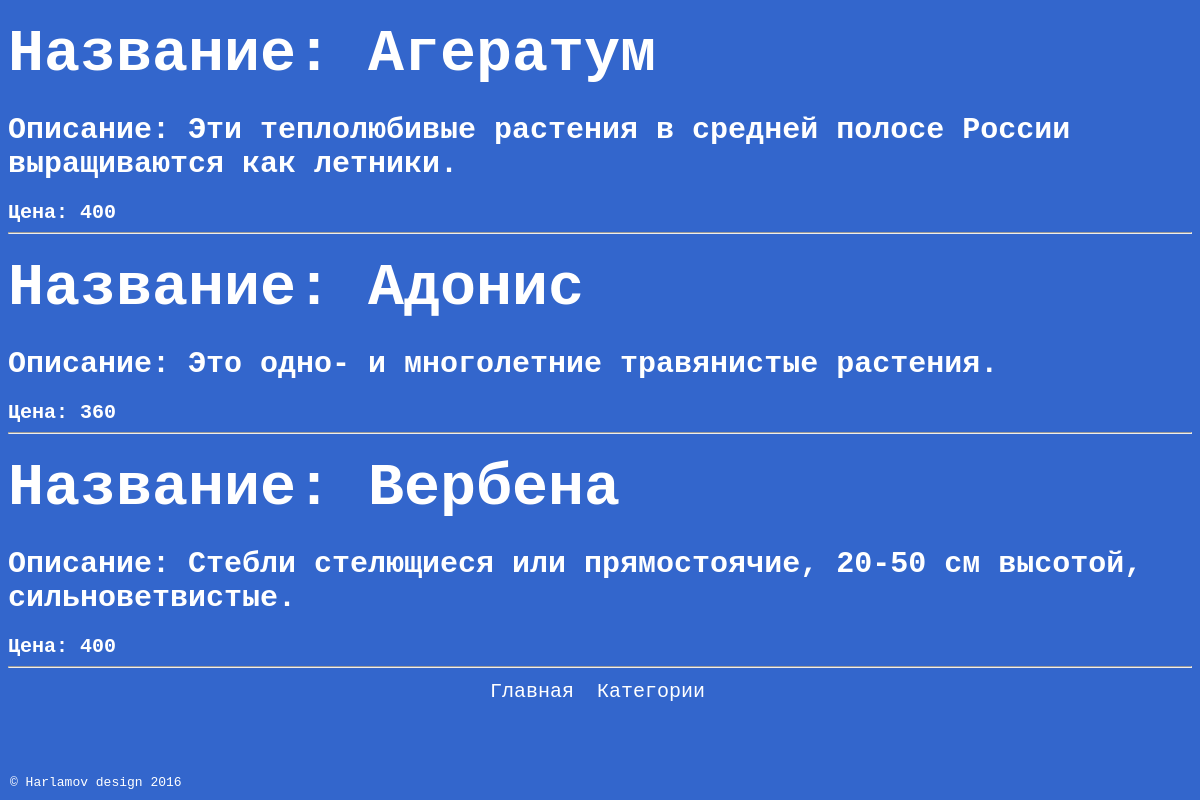
/sad.php, run on the app's committed database.
### tables this page shows
CREATE TABLE IF NOT EXISTS `sad_cvet` (
  `id` int(11) NOT NULL AUTO_INCREMENT,
  `nazv_rast` varchar(100) NOT NULL,
  `strana` varchar(100) NOT NULL,
  `tip_rast` varchar(100) NOT NULL,
  `price` int(100) NOT NULL,
  PRIMARY KEY (`id`),
  UNIQUE KEY `id` (`id`)
);

### sad.php (the view, shortened to what this page needs)
 <!DOCTYPE HTML>
<html>
<head>
</head>
<link rel="stylesheet" type="text/css" href="static/css/style.css">
<body>
<?php
$result = mysql_query("SELECT * FROM sad_cvet");
while($row = mysql_fetch_array($result))
{?>
<h1 align="left">Название: <?php echo $row['nazv_rast'].'<br>' ?></h1>
<h2 align="left">Описание: <?php echo $row['tip_rast'].'<br>'?></h2>
<h3> Цена: <?php echo $row['price'].'<br>'?></h3>
<hr />
<?php }?>
<ul class="hr" align='center'>
<li><a href = 'http://localhost/harlamov_dmitriy/index.php'>Главная</a></li>
<li><a href = 'http://localhost/harlamov_dmitriy/categorii2.0.php'>Категории</a></li>
</ul>
<p class="vid">
</p>
<footer>
   		&copy; Harlamov design 2016
</footer>
</body>
</html>

### static/css/style.css (style rules this page uses)
body { background:#3366CC; }
h1 { font-family: monospace; color: white; font-size: 60px; margin-top:20px; margin-bottom:20px; }
h2 { font-family: monospace; color: white; font-size: 30px; margin-bottom:20px; }
h3 { font-family: monospace; color: white; font-size: 20px; margin-bottom:0px; }
a { color: white; text-decoration: none }
p { color: white; font-size: 20px; }
ul.hr { font-family: monospace; color: white; font-size: 20px; margin-bottom:0px; margin: 0; padding: 4px; }
ul.hr li { display: inline; margin-right: 5px; padding: 3px; }
p.vid { font-size: 20px; }
footer { position: fixed ; left: 0; bottom: 0; padding: 10px; background: #3366CC; font-family: monospace; color: white; width: 100%; }

### data on the page
sad_cvet: nazv_rast "Агератум", tip_rast "Эти теплолюбивые растения в средней полосе России выращиваются как летники.", price "400"
sad_cvet: nazv_rast "Адонис", tip_rast "Это одно- и многолетние травянистые растения.", price "360"
sad_cvet: nazv_rast "Вербена", tip_rast "Стебли стелющиеся или прямостоячие, 20-50 см высотой, сильноветвистые.", price "400"
